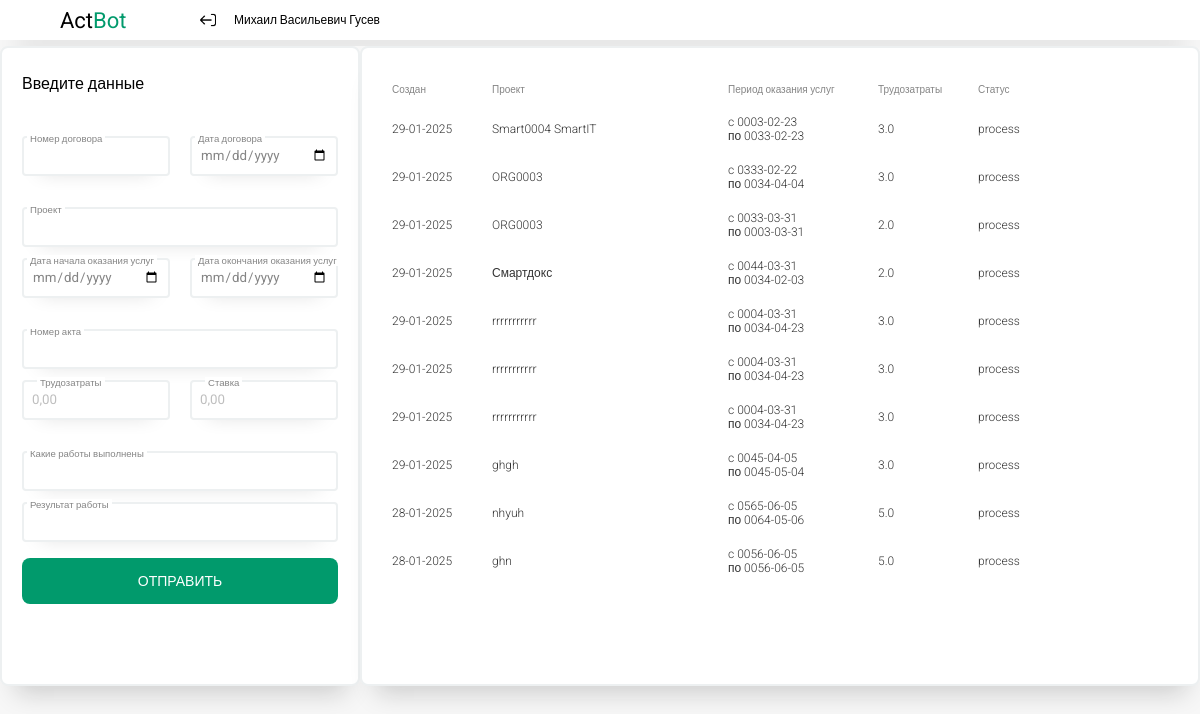
Screenshot of / (signed in) with the database file from the repository.
### app/models.py (models this page shows, shortened)
class CustomUser(models.Model):
    SELF_EMPLOYED = 'Self-employed'
    IP = 'IP'
    TYPE_OF_WORKER_CHOICES = [
        (SELF_EMPLOYED, 'Самозанятый'),
        (IP, 'Индивидуальный предприниматель'),
    ]
    user = models.OneToOneField(User, on_delete=models.CASCADE)
    user_name = models.CharField(max_length=100)
    user_second_name = models.CharField(max_length=100)
    user_surname = models.CharField(max_length=100)
    user_email = models.EmailField(unique=True)  # email должен быть уникальным
    user_town = models.CharField(max_length=100)
    type_of_worker = models.CharField(max_length=100, choices=TYPE_OF_WORKER_CHOICES)

class MyModel(models.Model):
    user = models.ForeignKey(CustomUser, on_delete=models.CASCADE, related_name='records', null=True, blank=True)
    number_contact = models.CharField(max_length=80) #null=True - если можно хранить нулл, blank=True - если разрешаем хранить пустую ячейку
    date_contact = models.CharField(max_length=10)
    number_act = models.IntegerField()
    project= models.CharField(max_length=150)
    stavka = models.FloatField()
    date_start = models.CharField(max_length=10)
    date_end = models.CharField(max_length=10)
    time_of_work = models.FloatField()
    name_of_work = models.CharField(max_length=80)
    result_of_work = models.CharField(max_length=80)
    created_at = models.DateTimeField(auto_now_add=True)  # Автоматическая запись текущей даты и времени
    total = models.FloatField(max_length=30)
    status = models.CharField(max_length=30, default='process')
    text_error = models.CharField(max_length=150, default='0')

### app/views.py (the view)
# urls.py: path('', index_view, name='index'),
@login_required
def index_view(request):
    if request.method == 'POST': #Если запрос POST (то есть форма была отправлена), мы создаем экземпляр формы с данными из запроса request.POST.
        form = MyModelForm(request.POST, user=request.user.customuser) # передаем CustomUser
        if form.is_valid():
            mymodel_instance = form.save(commit=False) #это получается текущая строка в БД
            mymodel_instance.user = request.user.customuser  # Привязываем пользователя
            mymodel_instance.save()
            current_user = request.user
            custom_user = current_user.customuser
            user_name = custom_user.user_name
            user_second_name = custom_user.user_second_name
            user_surname = custom_user.user_surname
            user_email = custom_user.user_email
            user_town = custom_user.user_town
            type_of_worker = custom_user.type_of_worker
            print(f'{user_name} {user_surname} {type_of_worker}')
            project = request.POST.get('project')
            stavka = request.POST.get('stavka')
            date_start = request.POST.get('date_start')
            date_end = request.POST.get('date_end')
            time_of_work = request.POST.get('time_of_work')
            number_act = request.POST.get('number_act')
            number_contract = request.POST.get('number_contact')
            date_contract = request.POST.get('date_contact')
            name_of_work = request.POST.get('name_of_work')
            result_of_work = request.POST.get('result_of_work')
            status_rec = get_data_from_jira(project, stavka, date_start, date_end, time_of_work, user_name, user_second_name, user_surname, user_email, user_town, type_of_worker, number_act, number_contract, date_contract, name_of_work, result_of_work)
            mymodel_instance.status = status_rec[0]
            mymodel_instance.text_error = status_rec[1]
            mymodel_instance.save()
            return redirect('/')  # перенаправление на страницу успеха
    else:
        form = MyModelForm()
    if hasattr(request.user, 'customuser'):
        records = MyModel.objects.filter(user=request.user.customuser).order_by('-created_at')[:10]
    else:
        records = []  # Если у пользователя нет записи в CustomUser
    user_name = request.user.customuser.user_name
    user_second_name = request.user.customuser.user_second_name
    user_surname = request.user.customuser.user_surname
    return render(request, 'index.html', {'form': form, 'records': records, 'user_name':user_name, 'user_second_name':user_second_name, 'user_surname':user_surname})

### app/forms.py
class MyModelForm(forms.ModelForm):     #Мы создаём форму, которая будет связана с моделью MyModel с помощью класса ModelForm. Это позволяет Django автоматически сгенерировать форму на основе полей модели.
    class Meta:
        model = MyModel                 #это означает, что форма будет работать с моделью MyModel.
        fields = ['number_contact', 'date_contact', 'number_act', 'project', 'stavka', 'date_start', 'date_end', 'time_of_work', 'name_of_work', 'result_of_work']         #указывает, какие именно поля из модели будут включены в форму.
    date_start = forms.DateField(widget=forms.DateInput(attrs={'type': 'date'}))  # Используем виджет для даты
    date_end = forms.DateField(widget=forms.DateInput(attrs={'type': 'date'}))  # Используем виджет для даты
    date_contact = forms.DateField(widget=forms.DateInput(attrs={'type': 'date'}))  # Используем виджет для даты
    def __init__(self, *args, **kwargs):
        user = kwargs.pop('user', None)  # Получаем пользователя из аргументов
        super().__init__(*args, **kwargs)
        self.user = user  # Сохраняем пользователя для дальнейшего использования

### app/templates/index.html (shortened to what this page needs)
{%load static%}
<!DOCTYPE html>
<html lang="en">
<head>
    <link rel="stylesheet" href=" {%static 'app_ava/css/index.css' %}">
</head>
<body>
    <div class="header">
        <div class="logo">
            Act<span>Bot</span>
        </div>
            <div class="btn_logout"></div>
            <form method="post" action="{% url 'logout' %}">
                <button class="icon-button">
                    <img src="../static/app_ava/img/logout.png" alt="Иконка" width="20" height="20">
                </button>
            </form>
        <div class="fio">
            {{user_name}} {{user_second_name}} {{user_surname}}
        </div>
    </div>
    <div class="wrapper">
    <div class="container">
        <div class="in">
            <p class="p1">Введите данные</p>
            <form id="form1" method="POST">
                <ul>
                    <div class="wrap" id="w1">
                        <div class="d1">
                            <label for="li5">Номер договора</label>
                            <li id="li5">{{ form.number_contact }}</li>
                        </div>
                        <div class="d2">
                            <label for="li6">Дата договора</label>
                            <li id="li6">{{ form.date_contact }}</li>
                        </div>
                    </div>
                    <div class="wrap">
                        <div id="w2">
                            <label for="li9">Проект</label>
                            <li id="li9">{{ form.project }}</li>
                        </div>
                    </div>
                    <div class="wrap" id="w3">
                        <div class="d3">
                            <label for="li11">Дата начала оказания услуг</label>
                            <li id="li11">{{ form.date_start }}</li>
                        </div>
                        <div class="d4">
                            <label for="li12">Дата окончания оказания услуг</label>
                            <li id="li12">{{ form.date_end }}</li>
                        </div>
                    </div>
                    <div>
                        <label for="li8">Номер акта</label>
                        <li id="li8">{{ form.number_act }}</li>
                    </div>
                    <div class="wrap" id="w4">
                        <div class="d5">
                            <li>
                                <label for="id_time">Трудозатраты</label>
                                <input type="number" placeholder="0,00" id="id_time" name="time_of_work" step="0.01" min="0" required value="{{ form.time_of_work|floatformat:2 }}">
                            </li>
                        </div>
                        <div class="d6">
                            <li>
                                <label for="id_stavka">Ставка</label>
                                <input type="number" placeholder="0,00" id="id_stavka" name="stavka" step="0.01" min="0" required value="{{ form.stavka|floatformat:2 }}">
                            </li>
                        </div>
                    </div>
                    <label for="li14">Какие работы выполнены</label>
                    <li id="li14">{{ form.name_of_work }}</li>
                    <label for="li15">Результат работы</label>
                    <li id="li15">{{ form.result_of_work }}</li>
                </ul>
                <button type="submit" class="button2">Отправить</button>
            </form>
        </div>
        <div class="out">
            <table style="width:100%">
                <tr>
                  <th>Создан</th>
                  <th>Проект</th>
                  <th>Период оказания услуг</th>
                  <th>Трудозатраты</th>
                  <th>Статус</th>
                </tr>
                {%for record in records%}
                    <tr>
                        <td class="td1">{{record.created_at|date:"d-m-Y"}}</td>
                        <td class="td2">{{record.project}}</td>
                        <td class="td3"> c {{record.date_start}} <br> по {{record.date_end}}</td>
                        <td class="td4">{{record.time_of_work}}</td>
                        {%if record.status == "Complete"%}
                            <td class="td5">
                                <div style="width: 120px; height: 20px;display: flex; align-items: center; padding: 0px; font-size: 12px; color:#019a6c;">
                                    Данные верны
                                </div>
                            </td>
                        {%else%}
                            <td class="td5">{{record.status}}</td>
                        {%endif%}
                    </tr>
                {% endfor %}
            </table>
        </div>
    </div>
</div>
</body>
</html>

### app/static/app_ava/css/index.css (style rules this page uses)
:root { --main-color: #019a6c; --secondary-color: #9a012f; --back-color: #F7F7F7; }
html { box-sizing: border-box; margin: 0; padding: 0; }
body { display: flex; flex-direction: column; margin: 0; padding: 0; background-color: var(--back-color); font-family: 'Roboto', sans-serif; }
.container { display: flex; flex-direction: row; padding: 0px 0px 0px 0px; max-width: 1300px; background-color: var(--back-color); margin-top: 6px; box-sizing: border-box; height: 100%; position: relative; width: 100vw; }
.header { display: flex; flex-direction: row; width: 100%; background-color: #ffffff; height: 40px; border: none; border-radius: 0px; box-sizing: border-box; box-shadow: 1px 22px 24px -15px #1111112f; align-items: center; }
.wrapper { display: flex; justify-content: center; }
li { list-style: none; width: 100%; box-sizing: border-box; margin: 0; padding: 0px 10px; }
form { box-sizing: border-box; display: flex; flex-direction: column; align-items: center; }
input { width: 100%; box-sizing: border-box; font-family: 'Roboto', sans-serif; background-color: #ffffff; color: #858585; padding: .15rem .5rem; min-height: 40px; border-radius: 4px; outline: none; border: 2px solid #edf0f1; line-height: 1.15; box-shadow: 0px 10px 20px -18px; }
label { font-size: 12px; margin: 0; display: block; font-size: 0.60rem; color: #858585; font-weight: 300; position: relative; top: 0.5rem; left: 0.5rem; margin: 0 0 0 7px; padding: 0 3px; background: #ffffff; width: fit-content; }
.in { width: 30%; min-width: 300px; box-shadow: 1px 22px 24px -15px #1111112f; padding: 10px 10px 10px 10px; background-color: #ffffff; border: 2px solid #edf0f1; height: 80vh; box-sizing: border-box; }
.out { background-color: #ffffff; width: 70%; box-shadow: 1px 22px 24px -15px #1111112f; border: 2px solid #edf0f1; padding: 10px 20px 10px 20px; height: 80vh; overflow-y: scroll; }
div { border-radius: 8px; box-sizing: border-box; }
ul { padding: 0; }
th { text-align: left; color: #858585; font-size: 10px; font-weight: 300; }
tr { text-align: left; color: #333333; font-size: 12px; font-weight: 300; }
td { padding: 20px 0px; }
.wrap { display: flex; flex-direction: row; }
#w1 { width: 100%; margin-bottom: 20px; }
#w2 { width: 100%; }
#w3 { width: 100%; margin-bottom: 20px; }
#w4 { width: 100%; margin-bottom: 20px; }
.d1 { width: 50%; }
.d2 { width: 50%; }
.d3, .d4 { width: 50%; }
.d5, .d6 { width: 50%; box-sizing: border-box; }
#li9 { width: 100%; }
#id_project { width: 100%; }
span { color: var(--main-color); }
.logo { font-size: 22px; display: flex; align-items: center; height: 40px; width: 70px; margin-left: 60px; }
.fio { font-size: 12px; font-weight: 100; display: flex; align-items: center; height: 40px; width: 200px; margin-left: 10px; }
.btn_logout { font-size: 14px; display: flex; align-items: center; height: 40px; width: 40px; margin-left: 22px; }
.p1 { font-size: 16px; display: flex; align-items: center; margin-left: 10px; }
.td1, .td4 { width: 80px; }
.td3 { width: 130px; }
.td5 { width: 190px; }
table tr { transition: background-color 0.3s ease; }
table { width: 100%; border-collapse: collapse; }
table th, table td { padding: 10px; }
table th { background-color: #ffffff; text-align: left; }
input::placeholder { color: rgb(190, 190, 190); opacity: 1; }
.button2 { display: block; font-family: "Roboto", sans-serif; text-transform: uppercase; outline: 0; background: var(--main-color); width: calc(100% - 20px); border: 0; padding: 15px 0; border-radius: 8px; color: #FFFFFF; font-size: 14px; -webkit-transition: all 0.3 ease; transition: all 0.3 ease; cursor: pointer; }
.icon-button { background-color: #ffffff; border: none; color: white; padding: 6px 6px; text-align: center; text-decoration: none; display: inline-block; font-size: 16px; cursor: pointer; border-radius: 5px; }
.icon-button img { vertical-align: middle; }

### rows the page displays
CustomUser: user_name "Михаил", user_second_name "Васильевич", user_surname "Гусев"
MyModel: created_at "29-01-2025", project "Smart0004 SmartIT", date_start "0003-02-23", date_end "0033-02-23", time_of_work "3.0", status "process"
MyModel: created_at "29-01-2025", project "ORG0003", date_start "0333-02-22", date_end "0034-04-04", time_of_work "3.0", status "process"
MyModel: created_at "29-01-2025", project "ORG0003", date_start "0033-03-31", date_end "0003-03-31", time_of_work "2.0", status "process"
MyModel: created_at "29-01-2025", project "Смартдокс", date_start "0044-03-31", date_end "0034-02-03", time_of_work "2.0", status "process"
MyModel: created_at "29-01-2025", project "rrrrrrrrrrr", date_start "0004-03-31", date_end "0034-04-23", time_of_work "3.0", status "process"
MyModel: created_at "29-01-2025", project "rrrrrrrrrrr", date_start "0004-03-31", date_end "0034-04-23", time_of_work "3.0", status "process"
MyModel: created_at "29-01-2025", project "rrrrrrrrrrr", date_start "0004-03-31", date_end "0034-04-23", time_of_work "3.0", status "process"
MyModel: created_at "29-01-2025", project "ghgh", date_start "0045-04-05", date_end "0045-05-04", time_of_work "3.0", status "process"
MyModel: created_at "28-01-2025", project "nhyuh", date_start "0565-06-05", date_end "0064-05-06", time_of_work "5.0", status "process"
MyModel: created_at "28-01-2025", project "ghn", date_start "0056-06-05", date_end "0056-06-05", time_of_work "5.0", status "process"
